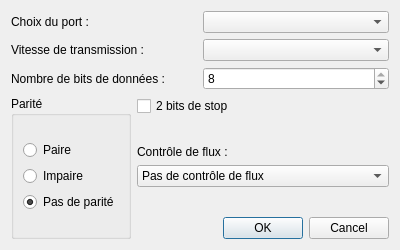
<?xml version="1.0" encoding="UTF-8"?>
<ui version="4.0">
 <class>DialogConfigurerLiaisonGPS</class>
 <widget class="QDialog" name="DialogConfigurerLiaisonGPS">
  <property name="geometry">
   <rect>
    <x>0</x>
    <y>0</y>
    <width>400</width>
    <height>250</height>
   </rect>
  </property>
  <property name="minimumSize">
   <size>
    <width>400</width>
    <height>250</height>
   </size>
  </property>
  <property name="maximumSize">
   <size>
    <width>400</width>
    <height>250</height>
   </size>
  </property>
  <property name="windowTitle">
   <string>Dialog</string>
  </property>
  <layout class="QVBoxLayout" name="verticalLayout_6">
   <item>
    <layout class="QVBoxLayout" name="verticalLayout_5">
     <item>
      <layout class="QHBoxLayout" name="horizontalLayout">
       <item>
        <widget class="QLabel" name="label_3">
         <property name="text">
          <string>Choix du port :</string>
         </property>
        </widget>
       </item>
       <item>
        <widget class="QComboBox" name="comboBoxPort"/>
       </item>
      </layout>
     </item>
     <item>
      <layout class="QHBoxLayout" name="horizontalLayout_2">
       <item>
        <widget class="QLabel" name="label_4">
         <property name="text">
          <string>Vitesse de transmission :</string>
         </property>
        </widget>
       </item>
       <item>
        <widget class="QComboBox" name="comboBoxVitesse"/>
       </item>
      </layout>
     </item>
     <item>
      <layout class="QHBoxLayout" name="horizontalLayout_3">
       <item>
        <widget class="QLabel" name="label_5">
         <property name="text">
          <string>Nombre de bits de données :</string>
         </property>
        </widget>
       </item>
       <item>
        <widget class="QSpinBox" name="spinBoxBigData">
         <property name="minimum">
          <number>5</number>
         </property>
         <property name="maximum">
          <number>8</number>
         </property>
         <property name="value">
          <number>8</number>
         </property>
        </widget>
       </item>
      </layout>
     </item>
    </layout>
   </item>
   <item>
    <layout class="QHBoxLayout" name="horizontalLayout_4">
     <item>
      <widget class="QGroupBox" name="groupBox">
       <property name="title">
        <string>Parité</string>
       </property>
       <layout class="QVBoxLayout" name="verticalLayout_2">
        <item>
         <layout class="QVBoxLayout" name="verticalLayout">
          <item>
           <widget class="QRadioButton" name="radioButtonPaire">
            <property name="text">
             <string>Paire</string>
            </property>
           </widget>
          </item>
          <item>
           <widget class="QRadioButton" name="radioButtonImpaire">
            <property name="text">
             <string>Impaire</string>
            </property>
           </widget>
          </item>
          <item>
           <widget class="QRadioButton" name="radioButtonNone">
            <property name="text">
             <string>Pas de parité</string>
            </property>
            <property name="checked">
             <bool>true</bool>
            </property>
            <property name="autoRepeat">
             <bool>false</bool>
            </property>
            <property name="autoExclusive">
             <bool>true</bool>
            </property>
           </widget>
          </item>
         </layout>
        </item>
       </layout>
      </widget>
     </item>
     <item>
      <layout class="QVBoxLayout" name="verticalLayout_4">
       <item>
        <widget class="QCheckBox" name="checkBoxStop">
         <property name="text">
          <string>2 bits de stop</string>
         </property>
        </widget>
       </item>
       <item>
        <spacer name="verticalSpacer_2">
         <property name="orientation">
          <enum>Qt::Vertical</enum>
         </property>
         <property name="sizeHint" stdset="0">
          <size>
           <width>20</width>
           <height>40</height>
          </size>
         </property>
        </spacer>
       </item>
       <item>
        <layout class="QVBoxLayout" name="verticalLayout_3">
         <item>
          <widget class="QLabel" name="label_2">
           <property name="text">
            <string>Contrôle de flux :</string>
           </property>
          </widget>
         </item>
         <item>
          <widget class="QComboBox" name="comboBoxFlux">
           <item>
            <property name="text">
             <string>Pas de contrôle de flux</string>
            </property>
           </item>
           <item>
            <property name="text">
             <string>Matériel (RTS/CTS)</string>
            </property>
           </item>
           <item>
            <property name="text">
             <string>Logicel (XON/XOFF)</string>
            </property>
           </item>
          </widget>
         </item>
        </layout>
       </item>
       <item>
        <spacer name="verticalSpacer">
         <property name="orientation">
          <enum>Qt::Vertical</enum>
         </property>
         <property name="sizeHint" stdset="0">
          <size>
           <width>20</width>
           <height>40</height>
          </size>
         </property>
        </spacer>
       </item>
       <item>
        <widget class="QDialogButtonBox" name="buttonBox">
         <property name="orientation">
          <enum>Qt::Horizontal</enum>
         </property>
         <property name="standardButtons">
          <set>QDialogButtonBox::Cancel|QDialogButtonBox::Ok</set>
         </property>
        </widget>
       </item>
      </layout>
     </item>
    </layout>
   </item>
  </layout>
 </widget>
 <resources/>
 <connections>
  <connection>
   <sender>buttonBox</sender>
   <signal>accepted()</signal>
   <receiver>DialogConfigurerLiaisonGPS</receiver>
   <slot>accept()</slot>
   <hints>
    <hint type="sourcelabel">
     <x>248</x>
     <y>254</y>
    </hint>
    <hint type="destinationlabel">
     <x>157</x>
     <y>274</y>
    </hint>
   </hints>
  </connection>
  <connection>
   <sender>buttonBox</sender>
   <signal>rejected()</signal>
   <receiver>DialogConfigurerLiaisonGPS</receiver>
   <slot>reject()</slot>
   <hints>
    <hint type="sourcelabel">
     <x>316</x>
     <y>260</y>
    </hint>
    <hint type="destinationlabel">
     <x>286</x>
     <y>274</y>
    </hint>
   </hints>
  </connection>
 </connections>
</ui>
